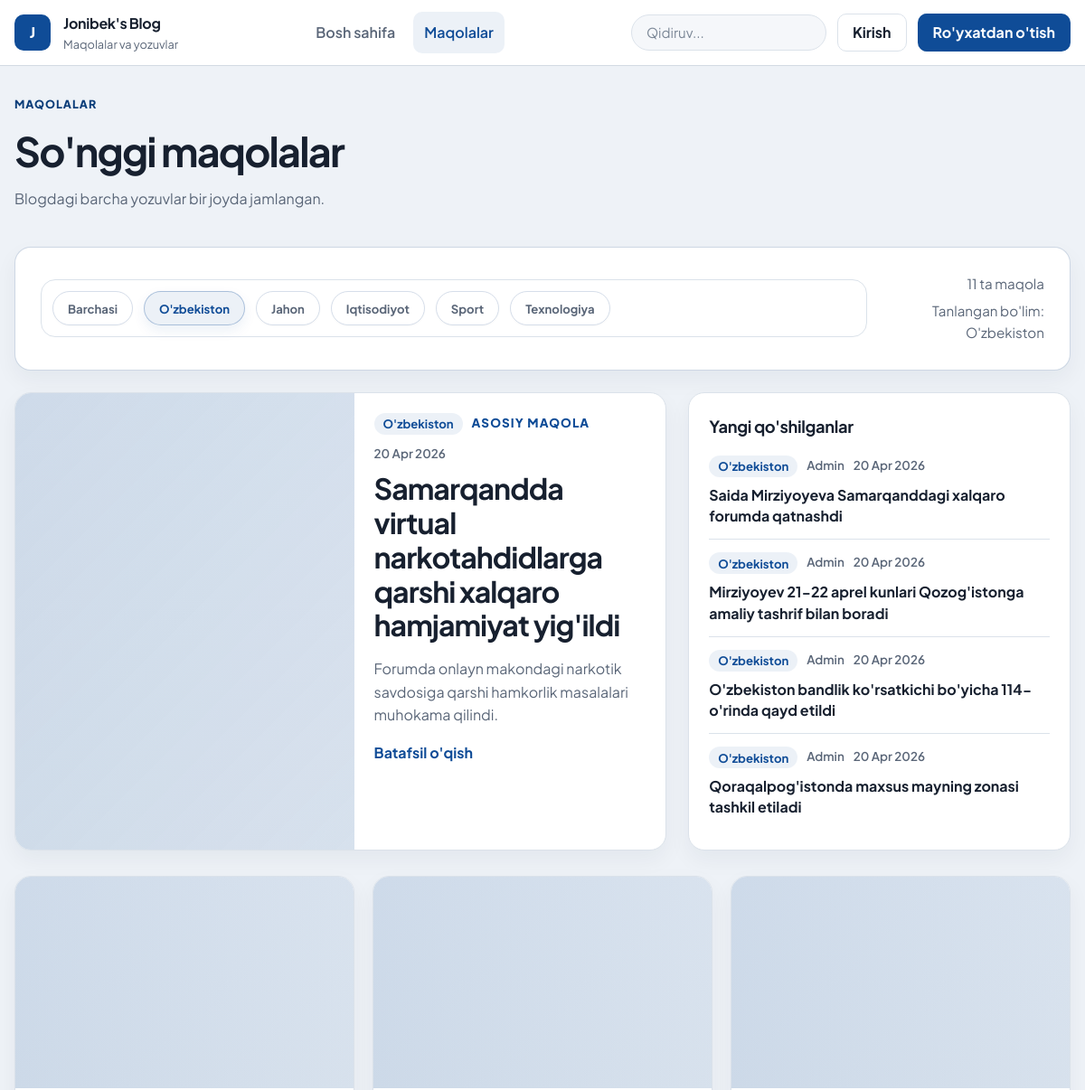
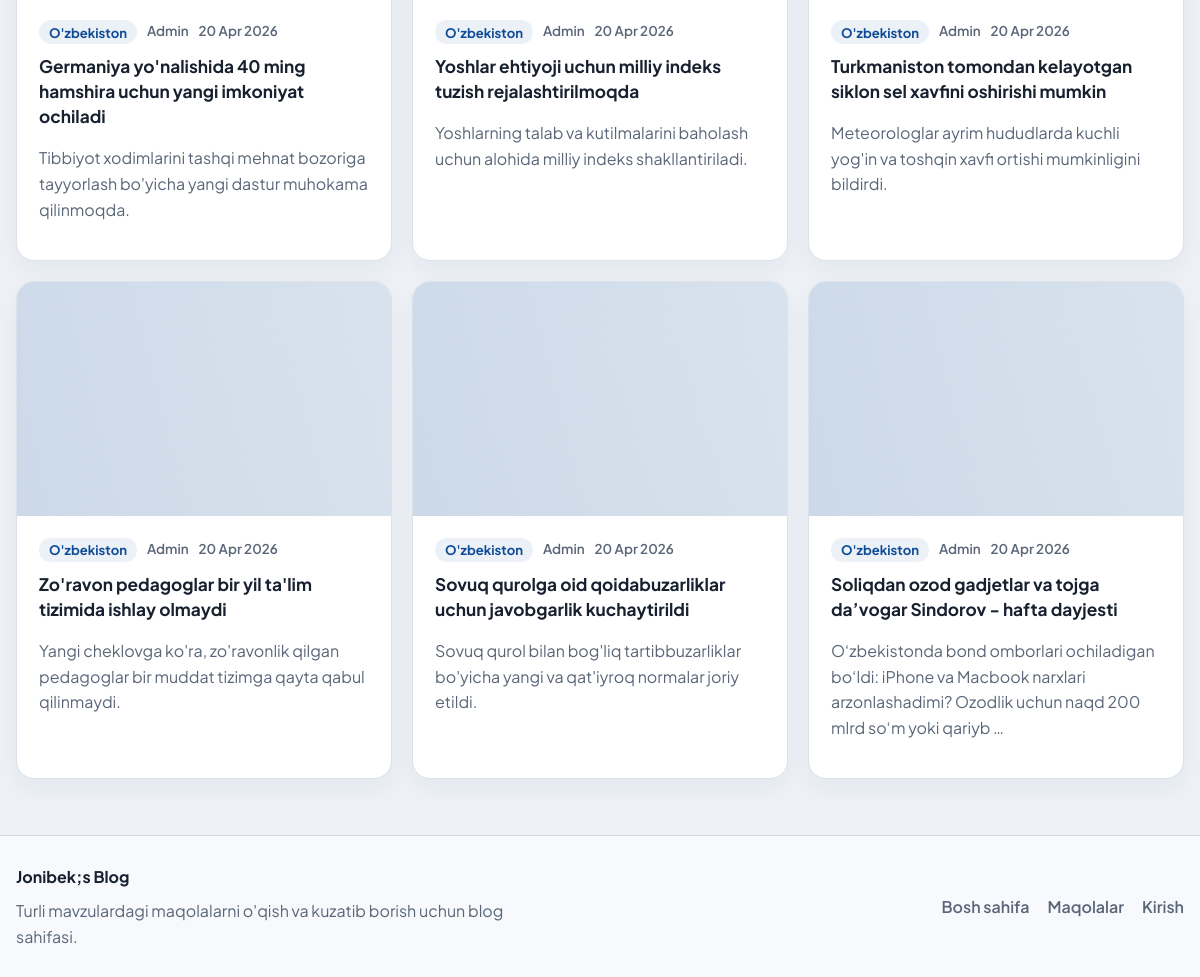
The app's page /articles/?category=uzbekiston with its own data (2 pictures, top to bottom).
### articles/models.py (models this page shows, shortened)
class Article(models.Model):
    CATEGORY_CHOICES = (
        ("uzbekiston", "O'zbekiston"),
        ("jahon", "Jahon"),
        ("iqtisodiyot", "Iqtisodiyot"),
        ("sport", "Sport"),
        ("texnologiya", "Texnologiya"),
    )
    title = models.CharField(max_length=150)
    category = models.CharField(max_length=30, choices=CATEGORY_CHOICES, default="uzbekiston")
    summary = models.CharField(max_length=150, blank=True)
    body = CKEditor5Field()
    photo = models.ImageField(upload_to='images/', blank=True)
    date = models.DateTimeField(auto_now_add=True)
    author = models.ForeignKey(get_user_model(), on_delete=models.CASCADE)

### accounts/models.py (models this page shows)
class CustomUser(AbstractUser):
    age = models.CharField(blank=True, null=True)

### articles/views.py (the view)
# urls.py: path('', ArticleListView.as_view(), name="list"),
class ArticleListView(ListView):
    model = Article
    template_name = "article/list.html"
    def get_queryset(self):
        queryset = Article.objects.select_related("author").order_by("-date")
        self.selected_category = self.request.GET.get("category", "")
        if self.selected_category in dict(Article.CATEGORY_CHOICES):
            queryset = queryset.filter(category=self.selected_category)
        return queryset
    def get_context_data(self, **kwargs):
        context = super().get_context_data(**kwargs)
        articles = list(context["object_list"])
        context["featured_article"] = articles[0] if articles else None
        context["headline_articles"] = articles[1:5]
        context["remaining_articles"] = articles[5:] if len(articles) > 5 else articles[1:]
        context["category_choices"] = Article.CATEGORY_CHOICES
        context["selected_category"] = self.selected_category
        context["selected_category_label"] = dict(Article.CATEGORY_CHOICES).get(
            self.selected_category, ""
        )
        return context

### templates/article/list.html (shortened to what this page needs)
{% extends 'base.html' %}
{% block content %}
<section class="page-heading">
    <div>
        <span class="eyebrow">Maqolalar</span>
        <h1>So'nggi maqolalar</h1>
        <p>Blogdagi barcha yozuvlar bir joyda jamlangan.</p>
    </div>
</section>
<section class="toolbar-card">
    <div class="category-bar">
        <div class="category-strip">
            <a href="{% url 'list' %}" class="category-chip {% if not selected_category %}is-active{% endif %}">Barchasi</a>
            {% for key, label in category_choices %}
                <a href="{% url 'list' %}?category={{ key }}{% if request.GET.q %}&q={{ request.GET.q }}{% endif %}" class="category-chip {% if selected_category == key %}is-active{% endif %}">{{ label }}</a>
            {% endfor %}
        </div>
    </div>
    <div class="toolbar-meta">
        <span>{{ object_list|length }} ta maqola</span>
        <span>{% if selected_category_label %}Tanlangan bo'lim: {{ selected_category_label }}{% else %}Barcha bo'limlar{% endif %}</span>
    </div>
</section>
{% if object_list %}
    <div class="news-search-scope" data-search-list="articles">
        {% if featured_article %}
            <section class="list-top-grid">
                <article class="lead-story" data-search-item data-search-text="{{ featured_article.title }} {{ featured_article.summary }} {{ featured_article.author }}">
                    <a href="{% url 'detail' featured_article.pk %}" class="lead-story-media">
                        {% if featured_article.photo %}
                            <img src="{{ featured_article.photo.url }}" alt="{{ featured_article.title }}">
                        {% else %}
                            <div class="lead-placeholder"></div>
                        {% endif %}
                    </a>
                    <div class="lead-story-body">
                        <div class="story-meta">
                            <span class="category-badge">{{ featured_article.get_category_display }}</span>
                            <span class="story-kicker">Asosiy maqola</span>
                            <span>{{ featured_article.date|date:"d M Y" }}</span>
                        </div>
                        <h2><a href="{% url 'detail' featured_article.pk %}">{{ featured_article.title }}</a></h2>
                        <p>{{ featured_article.summary|default:featured_article.body|striptags|truncatewords:28 }}</p>
                        <a href="{% url 'detail' featured_article.pk %}" class="text-link">Batafsil o'qish</a>
                    </div>
                </article>
                <aside class="headline-panel">
                    <div class="section-head">
                        <h2>Yangi qo'shilganlar</h2>
                    </div>
                    <div class="story-list">
                        {% for article in headline_articles %}
                            <article class="headline-item" data-search-item data-search-text="{{ article.title }} {{ article.summary }} {{ article.author }}">
                                <div class="story-meta">
                                    <span class="category-badge">{{ article.get_category_display }}</span>
                                    <span>{{ article.author|title }}</span>
                                    <span>{{ article.date|date:"d M Y" }}</span>
                                </div>
                                <h3><a href="{% url 'detail' article.pk %}">{{ article.title }}</a></h3>
                            </article>
                        {% empty %}
                            <div class="empty-inline">
                                <p>Yangi maqolalar tez orada shu yerda ko'rinadi.</p>
                            </div>
                        {% endfor %}
                    </div>
                </aside>
            </section>
        {% endif %}
        <section class="news-card-grid">
            {% for article in remaining_articles %}
                <article class="story-card" data-search-item data-search-text="{{ article.title }} {{ article.summary }} {{ article.author }}">
                    <a href="{% url 'detail' article.pk %}" class="story-card-media">
                        {% if article.photo %}
                            <img src="{{ article.photo.url }}" alt="{{ article.title }}">
                        {% else %}
                            <div class="lead-placeholder"></div>
                        {% endif %}
                    </a>
                    <div class="story-card-body">
                        <div class="story-meta">
                            <span class="category-badge">{{ article.get_category_display }}</span>
                            <span>{{ article.author|title }}</span>
                            <span>{{ article.date|date:"d M Y" }}</span>
                        </div>
                        <h3><a href="{% url 'detail' article.pk %}">{{ article.title }}</a></h3>
                        <p>{{ article.summary|default:article.body|striptags|truncatewords:18 }}</p>
                    </div>
                </article>
            {% endfor %}
        </section>
    </div>
{% endif %}
{% endblock content %}

### records on screen
Article: category "O'zbekiston", date "20 Apr 2026", title "Samarqandda virtual narkotahdidlarga qarshi xalqaro hamjamiyat yig'ildi", summary "Forumda onlayn makondagi narkotik savdosiga qarshi hamkorlik masalalari muhokama qilindi."
Article: category "O'zbekiston", author "Admin", date "20 Apr 2026", title "Saida Mirziyoyeva Samarqanddagi xalqaro forumda qatnashdi"
Article: category "O'zbekiston", author "Admin", date "20 Apr 2026", title "Mirziyoyev 21-22 aprel kunlari Qozog'istonga amaliy tashrif bilan boradi"
Article: category "O'zbekiston", author "Admin", date "20 Apr 2026", title "O'zbekiston bandlik ko'rsatkichi bo'yicha 114-o'rinda qayd etildi"
Article: category "O'zbekiston", author "Admin", date "20 Apr 2026", title "Qoraqalpog'istonda maxsus mayning zonasi tashkil etiladi"
Article: category "O'zbekiston", author "Admin", date "20 Apr 2026", title "Germaniya yo'nalishida 40 ming hamshira uchun yangi imkoniyat ochiladi", summary "Tibbiyot xodimlarini tashqi mehnat bozoriga tayyorlash bo'yicha yangi dastur muhokama qilinmoqda."
Article: category "O'zbekiston", author "Admin", date "20 Apr 2026", title "Yoshlar ehtiyoji uchun milliy indeks tuzish rejalashtirilmoqda", summary "Yoshlarning talab va kutilmalarini baholash uchun alohida milliy indeks shakllantiriladi."
Article: category "O'zbekiston", author "Admin", date "20 Apr 2026", title "Turkmaniston tomondan kelayotgan siklon sel xavfini oshirishi mumkin", summary "Meteorologlar ayrim hududlarda kuchli yog'in va toshqin xavfi ortishi mumkinligini bildirdi."
Article: category "O'zbekiston", author "Admin", date "20 Apr 2026", title "Zo'ravon pedagoglar bir yil ta'lim tizimida ishlay olmaydi", summary "Yangi cheklovga ko'ra, zo'ravonlik qilgan pedagoglar bir muddat tizimga qayta qabul qilinmaydi."
Article: category "O'zbekiston", author "Admin", date "20 Apr 2026", title "Sovuq qurolga oid qoidabuzarliklar uchun javobgarlik kuchaytirildi", summary "Sovuq qurol bilan bog'liq tartibbuzarliklar bo'yicha yangi va qat'iyroq normalar joriy etildi."
Article: category "O'zbekiston", author "Admin", date "20 Apr 2026", title "Soliqdan ozod gadjetlar va tojga da’vogar Sindorov - hafta dayjesti", summary "O‘zbekistonda bond omborlari ochiladigan bo‘ldi: iPhone va Macbook narxlari arzonlashadimi? Ozodlik uchun naqd 200 mlrd so‘m yoki qariyb …"

### other values on screen
{{ label }} "O'zbekiston" "Jahon" "Iqtisodiyot" "Sport" "Texnologiya"
{{ object_list|length }} "11"
{{ selected_category_label }} "O'zbekiston"
